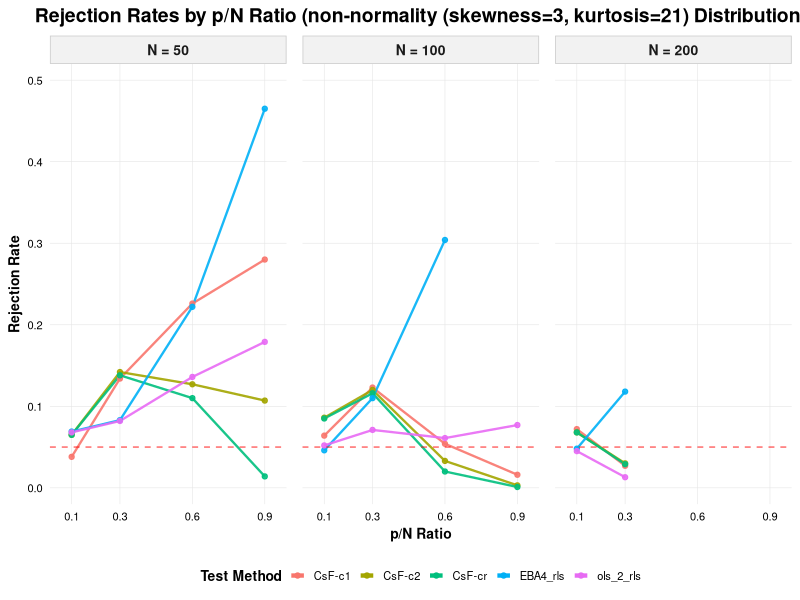
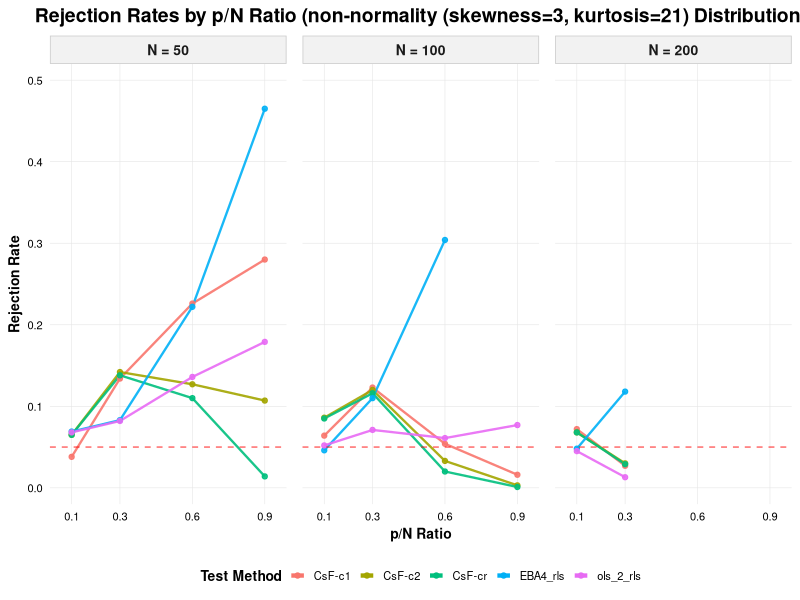

Reproduce these figures in R, in order.




library(ggplot2)
library(dplyr)
library(tidyr)
library(scales)

# 
normal_data <- data.frame(
  p_N = c(0.1, 0.3, 0.6, 0.9, 0.1, 0.3, 0.6, 0.9, 0.1, 0.3),
  N = c(50, 50, 50, 50, 100, 100, 100, 100, 200, 200),
  pT_CsF_c1 = c(0.038, 0.134, 0.226, 0.28, 0.064, 0.123, 0.054, 0.016, 0.072, 0.027),
  pT_CsF_c2 = c(0.065, 0.142, 0.127, 0.107, 0.086, 0.12, 0.033, 0.003, 0.068, 0.03),
  pT_CsF_cr = c(0.065, 0.138, 0.11, 0.014, 0.085, 0.116, 0.02, 0.001, 0.068, 0.029),
  pEBA4_rls = c(0.069, 0.083, 0.222, 0.465, 0.046, 0.110, 0.304, 0.630, 0.048, 0.118),
  pols_2_rls = c(0.068, 0.082, 0.136, 0.179, 0.052, 0.071, 0.061, 0.077, 0.045, 0.013)
)

# 
test_names <- c(
  "pT_CsF_c1" = "CsF-c1",
  "pT_CsF_c2" = "CsF-c2",
  "pT_CsF_cr" = "CsF-cr",
  "pEBA4_rls" = "EBA4_rls",
  "pols_2_rls" = "ols_2_rls"
)

# 
data_long <- normal_data %>%
  pivot_longer(
    cols = -c(p_N, N),
    names_to = "Test",
    values_to = "Rejection_Rate"
  ) %>%
  mutate(
    Test = factor(Test, levels = names(test_names), labels = test_names),
    N = factor(N, levels = c(50, 100, 200)),
    Test_Group = case_when(
      grepl("F", Test) ~ "F-variants",
      grepl("CsF", Test) ~ "CsF-variants",
      grepl("EBA", Test) ~ "EBA-variants",
      TRUE ~ "Other"
    )
  )

# 
ggplot(data_long, aes(x = p_N, y = Rejection_Rate, color = Test, group = Test)) +
  geom_line(linewidth = 0.8, alpha = 0.9) +
  geom_point(size = 1.5, alpha = 0.9) +
  facet_wrap(~ N, nrow = 1, labeller = labeller(N = ~ paste("N =", .x))) +
  scale_y_continuous(
    limits = c(0, 0.5),                     # 
    breaks = seq(0, 0.5, 0.1),              # 
    expand = c(0, 0.02)
  ) +
  scale_x_continuous(
    breaks = unique(normal_data$p_N),
    labels = scales::number_format(accuracy = 0.1),
    expand = c(0.05, 0.05)
  ) +
  geom_hline(
    yintercept = 0.05, 
    linetype = "dashed", 
    color = "red", 
    linewidth = 0.5,
    alpha = 0.6
  ) +
  labs(
    title = "Rejection Rates by p/N Ratio (non-normality (skewness=3, kurtosis=21) Distribution)",
    x = "p/N Ratio",
    y = "Rejection Rate",
    color = "Test Method"
  ) +
  theme_minimal(base_size = 12) +
  theme(
    legend.position = "bottom",
    legend.direction = "horizontal",        # 
    legend.title = element_text(face = "bold", size = 10),
    legend.text = element_text(size = 8),
    legend.key.size = unit(0.4, "cm"),      # 
    panel.grid.major = element_line(color = "grey90", linewidth = 0.2),
    panel.grid.minor = element_blank(),
    strip.background = element_rect(fill = "grey95", color = "grey80"),
    strip.text = element_text(face = "bold", size = 10),
    plot.title = element_text(face = "bold", hjust = 0.5, size = 14),
    axis.title = element_text(face = "bold", size = 10),
    axis.text = element_text(color = "black", size = 8),
    panel.spacing = unit(0.8, "lines")
  ) +
  scale_color_manual(values = scales::hue_pal()(length(test_names))) +
  guides(color = guide_legend(
    nrow = 1,                                # 
    override.aes = list(linewidth = 1.5, alpha = 1)
  ))

#
ggsave("all_tests_rejection_rates.png", width = 14, height = 8, dpi = 300)



